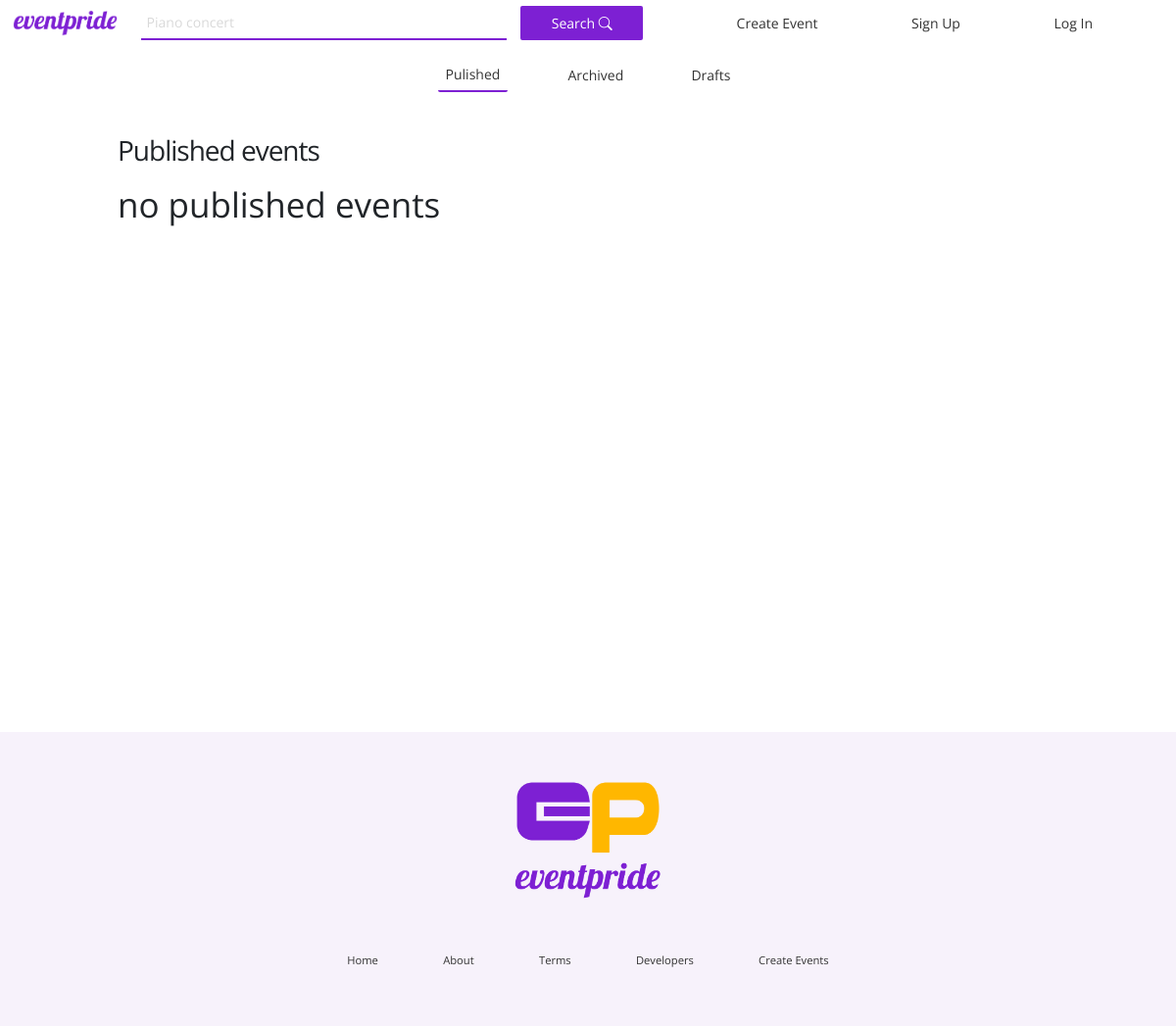
/events/, run on an earlier commit of the app's database.
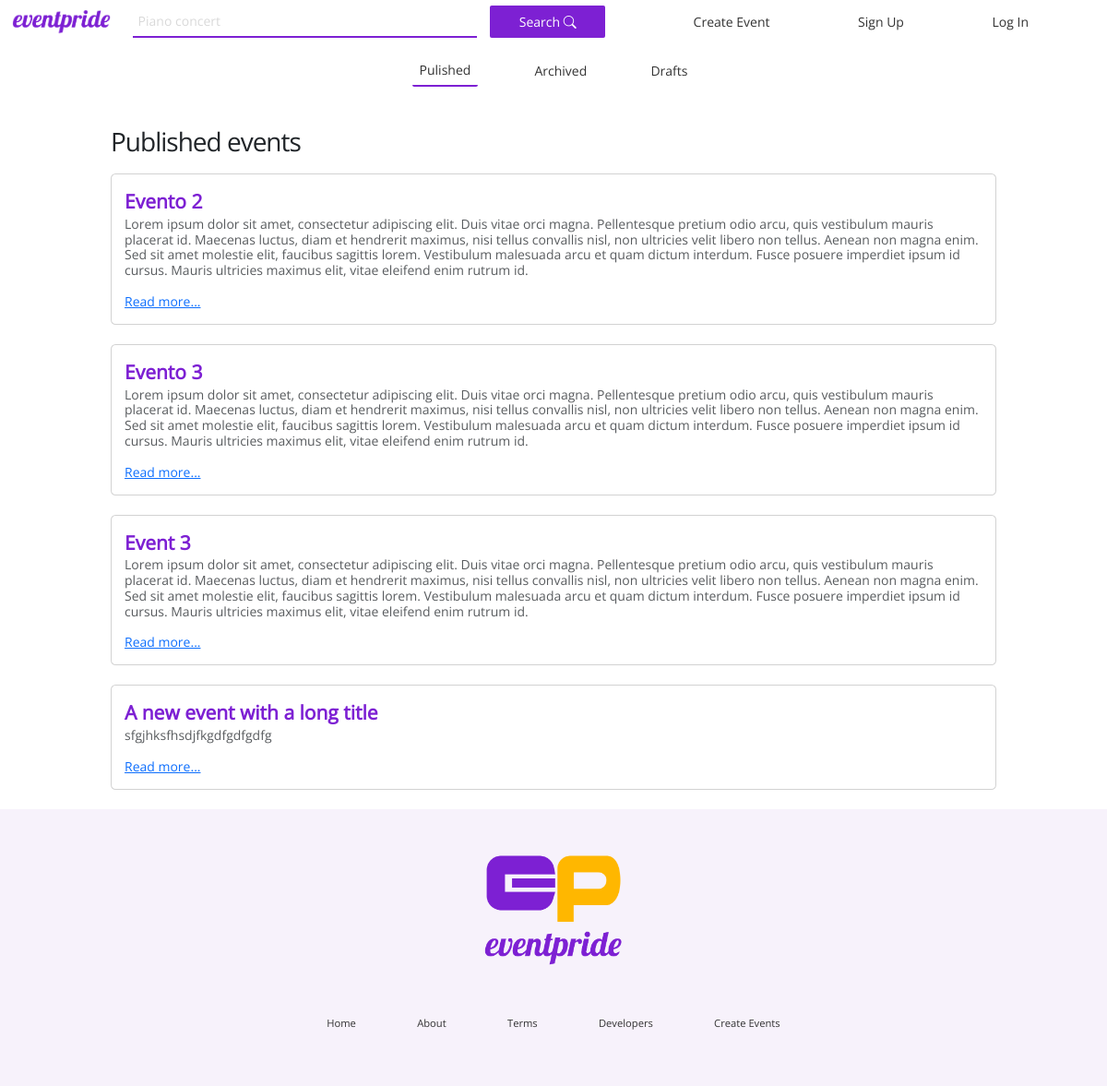
And on a later commit of the database.
### events/models.py (models this page shows, shortened)
class Event(models.Model):
    name = models.CharField(max_length=128)
    description = models.TextField()
    created_on = models.DateTimeField(auto_now_add=True)
    date_picker = models.DateField(null=True, blank=True)
    start_time = models.TimeField(null=True, blank=False)
    end_time = models.TimeField(null=True, blank=False, default=None)
    thumbnail = models.ImageField(upload_to='event_images', default=None, null=True)
    organizer = models.ForeignKey(
        get_user_model(),
        on_delete=models.CASCADE
    )
    status = models.ForeignKey(
        Status,
        on_delete=models.CASCADE,
        null=True, default='draft'
    )
    category = models.CharField(max_length=128, choices=CATEGORY_CHOICES, default='Arts')
    modality = models.CharField(max_length=128, choices=MODALITY_CHOICES, default='Virtual')
    city = models.CharField(max_length=128, choices=CITY_CHOICES, default='San Diego')

### events/views.py (the view)
# urls.py: path("", views.EventListView.as_view(), name="published"),
class EventListView(ListView):
    template_name = "events/list.html"
    model = Event
    def get_context_data(self, **kwargs):
        context = super().get_context_data(**kwargs)
        published_count = Event.objects.filter(status__name='published').count()
        context['published_count'] = published_count
        return context

### templates/events/list.html (shortened to what this page needs)
{% extends 'base.html' %}
{% block content %}
<div class="nav-manager-container">
    <nav class="nav-manager">
        <a class="a-primary all" href="{% url 'published'%}">Pulished</a>
        <a class="a-primary" href="{% url 'archived'%}">Archived</a>
        <a class="a-primary" href="{% url 'draft'%}">Drafts</a>
    </nav>
</div>
<div class="list-status">
    <div class="e-list">
        <p class="style4">Published events</p>
        {% for event in event_list %}
        {% if event.status.name == 'published' %}
        <div class="card">
            <div class="card-body">
                <p class="style5">{{ event.name }}</p>
                <h6 class="card-substitle mb-2 text-body-secondary">{{ event.description }}</h6>
                <a href="{% url 'event_detail' event.pk %}" class="card-link">Read more...</a>
            </div>
        </div>
        <br>
        {% endif %}
        {% endfor %}
        {% if published_count == 0 %}
        <h1>no published events</h1>
        {% endif %}
    </div>
</div>
{% endblock content %}

What changed in the data, as far as the page shows it:
added Event: name "Evento 2", description "Lorem ipsum dolor sit amet, consectetur adipiscing elit. Duis vitae orci magna. Pellentesque pretium odio arcu, quis vestibulum mauris placerat id. Maecenas luctus, diam et hendrerit maximus, nisi tellus convallis nisl, non ultricies velit libero non tellus. Aenean non magna enim. Sed sit amet molestie elit, faucibus sagittis lorem. Vestibulum malesuada arcu et quam dictum interdum. Fusce posuere imperdiet ipsum id cursus. Mauris ultricies maximus elit, vitae eleifend enim rutrum id."
added Event: name "Evento 3", description "Lorem ipsum dolor sit amet, consectetur adipiscing elit. Duis vitae orci magna. Pellentesque pretium odio arcu, quis vestibulum mauris placerat id. Maecenas luctus, diam et hendrerit maximus, nisi tellus convallis nisl, non ultricies velit libero non tellus. Aenean non magna enim. Sed sit amet molestie elit, faucibus sagittis lorem. Vestibulum malesuada arcu et quam dictum interdum. Fusce posuere imperdiet ipsum id cursus. Mauris ultricies maximus elit, vitae eleifend enim rutrum id."
added Event: name "Event 3", description "Lorem ipsum dolor sit amet, consectetur adipiscing elit. Duis vitae orci magna. Pellentesque pretium odio arcu, quis vestibulum mauris placerat id. Maecenas luctus, diam et hendrerit maximus, nisi tellus convallis nisl, non ultricies velit libero non tellus. Aenean non magna enim. Sed sit amet molestie elit, faucibus sagittis lorem. Vestibulum malesuada arcu et quam dictum interdum. Fusce posuere imperdiet ipsum id cursus. Mauris ultricies maximus elit, vitae eleifend enim rutrum id."
added Event: name "A new event with a long title", description "sfgjhksfhsdjfkgdfgdfgdfg"
Also different on the page:
text no longer shown: "no published events"
